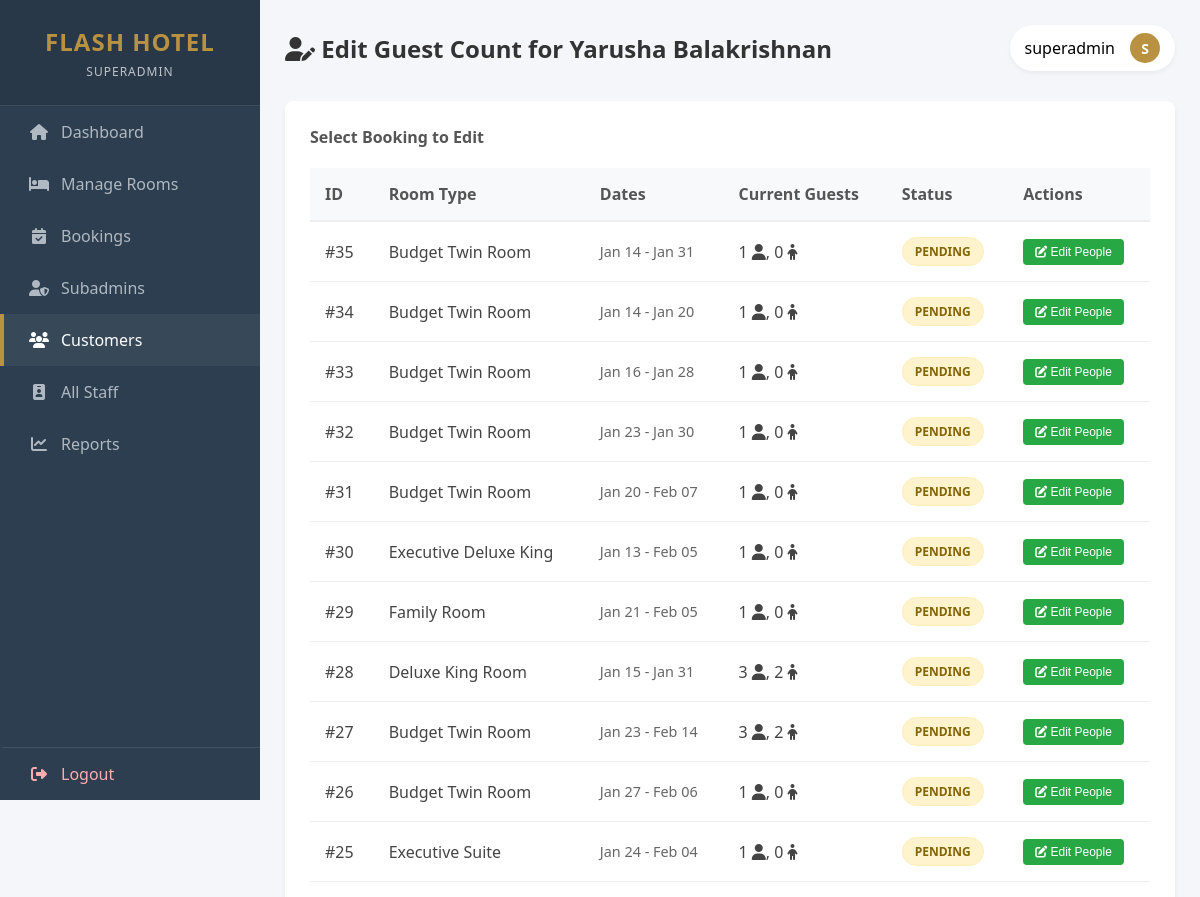
Page /edit_people.php?username=Yarusha (signed in, upper part) on the earlier database version.
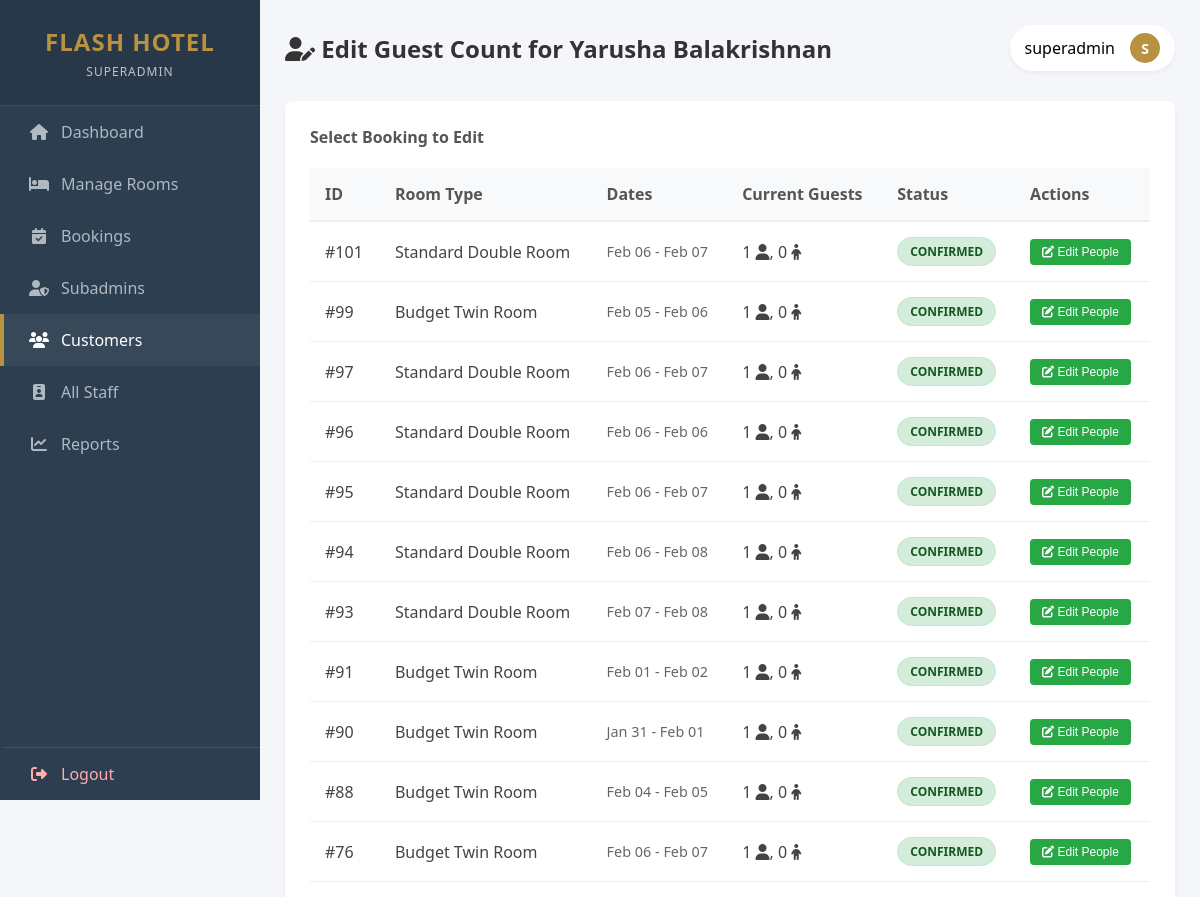
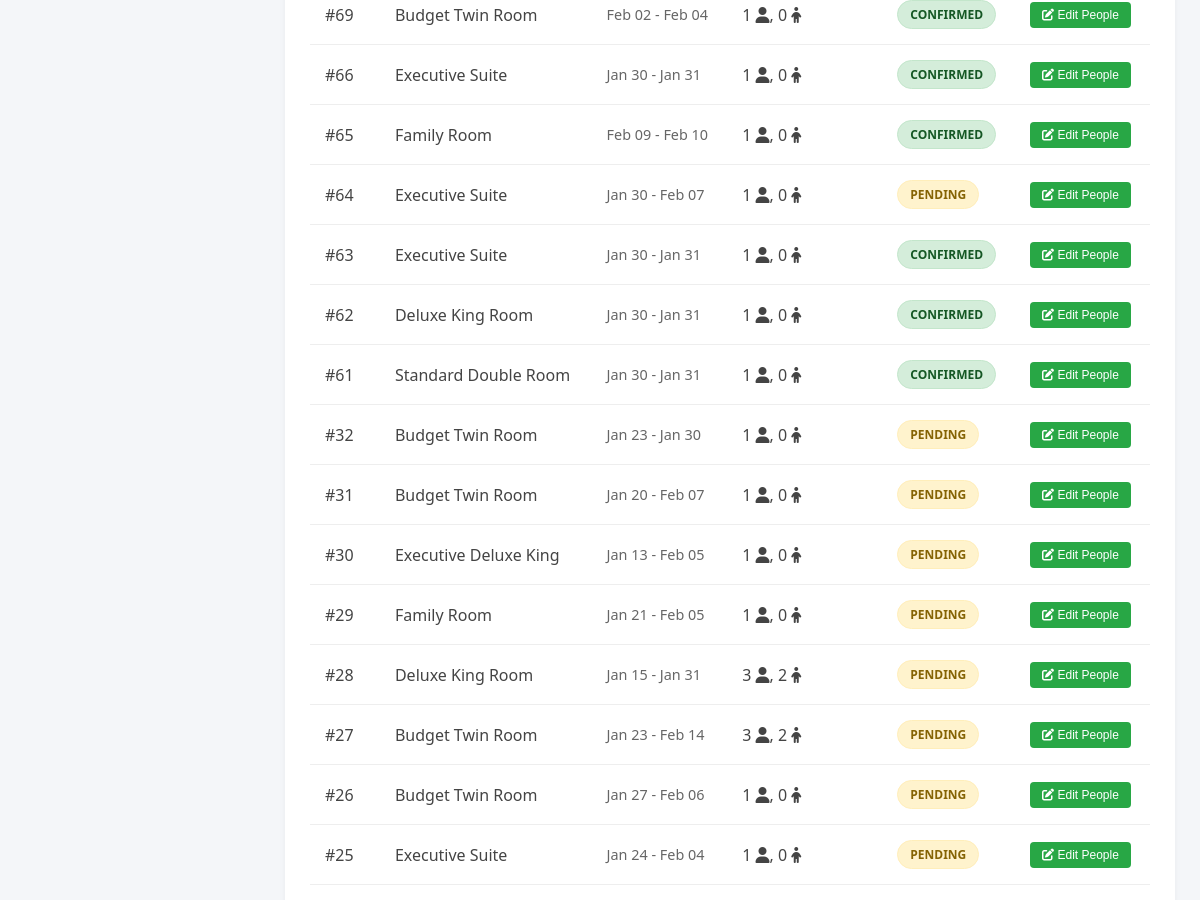
Same page on the later database version (2 pictures, top to bottom).
### tables this page shows
CREATE TABLE `bookings` (
  `id` int(11) NOT NULL,
  `customer_username` varchar(100) NOT NULL,
  `room_name` varchar(100) NOT NULL,
  `room_price` decimal(10,2) NOT NULL,
  `checkin` date NOT NULL,
  `checkout` date NOT NULL,
  `adults` int(11) NOT NULL DEFAULT 1,
  `children` int(11) NOT NULL DEFAULT 0,
  `total_price` decimal(10,2) NOT NULL,
  `payment_status` varchar(20) DEFAULT 'Pending',
  `created_at` timestamp NOT NULL DEFAULT current_timestamp()
);

### edit_people.php (the view, shortened to what this page needs)
<?php
require_once "db.php";
$adminName = $_SESSION["admin_name"];
$adminRole = $_SESSION["admin_role"];
$customer_username = isset($_GET['username']) ? trim($_GET['username']) : '';
$customer_sql = "SELECT * FROM customer WHERE username = ?";
$customer_stmt = $conn->prepare($customer_sql);
$customer_stmt->bind_param("s", $customer_username);
$customer_stmt->execute();
$customer_result = $customer_stmt->get_result();
$customer = $customer_result->fetch_assoc();
$bookings_sql = "SELECT * FROM bookings WHERE customer_username = ? ORDER BY created_at DESC";
$bookings_stmt = $conn->prepare($bookings_sql);
$bookings_stmt->bind_param("s", $customer_username);
$bookings_stmt->execute();
$bookings_result = $bookings_stmt->get_result();
?>
<!DOCTYPE html>
<html lang="en">
<head>
    <link rel="stylesheet" href="https://cdnjs.cloudflare.com/ajax/libs/font-awesome/6.4.0/css/all.min.css">
</head>
<body>
<div class="sidebar">
    <div class="brand">
        <h2>FLASH HOTEL</h2>
        <p class="role"><?php echo ucfirst($adminRole); ?></p>
    </div>
    <a href="dashboard.php"><i class="fas fa-home"></i> Dashboard</a>
    <a href="manage_rooms.php"><i class="fas fa-bed"></i> Manage Rooms</a>
    <a href="bookings.php"><i class="fas fa-calendar-check"></i> Bookings</a>
    <a href="manage_subadmins.php"><i class="fas fa-user-shield"></i> Subadmins</a>
    <a href="customers.php" class="active"><i class="fas fa-users"></i> Customers</a>
    <a href="manage_staff.php"><i class="fas fa-id-badge"></i> All Staff</a>
    <a href="reports.php"><i class="fas fa-chart-line"></i> Reports</a>
    <a href="logout.php" class="logout"><i class="fas fa-sign-out-alt"></i> Logout</a>
</div>
<div class="main-content">
    <div class="topbar">
        <h3><i class="fas fa-user-edit"></i> Edit Guest Count for <?php echo htmlspecialchars($customer['cust_name']); ?></h3>
        <div class="user-profile">
            <span><?php echo htmlspecialchars($adminName); ?></span>
            <div style="width:30px;height:30px;border-radius:50%;background:var(--accent);color:white;display:flex;align-items:center;justify-content:center;font-weight:bold;font-size:14px;">
                <?php echo strtoupper(substr($adminName, 0, 1)); ?>
            </div>
        </div>
    </div>
    <div class="form-box">
        <h4 style="margin: 0 0 20px 0; color: #555;">Select Booking to Edit</h4>
        <?php if ($bookings_result->num_rows > 0): ?>
            <table class="booking-table">
                <thead>
                    <tr>
                        <th>ID</th>
                        <th>Room Type</th>
                        <th>Dates</th>
                        <th>Current Guests</th>
                        <th>Status</th>
                        <th>Actions</th>
                    </tr>
                </thead>
                <tbody>
                    <?php while($booking = $bookings_result->fetch_assoc()):
                        $statusRaw = isset($booking['payment_status']) ? strtolower($booking['payment_status']) : 'pending';
                        $statusClass = 'status-pending';
                        if ($statusRaw == 'paid' || $statusRaw == 'confirmed') {
                            $statusClass = 'status-paid';
                        } elseif ($statusRaw == 'cancelled') {
                            $statusClass = 'status-cancelled';
                        }
                    ?>
                        <tr>
                            <td>#<?php echo $booking['id']; ?></td>
                            <td><?php echo htmlspecialchars($booking['room_name']); ?></td>
                            <td>
                                <div style="font-size: 0.9em; color: #666;">
                                    <?php echo date('M d', strtotime($booking['checkin'])); ?> - <?php echo date('M d', strtotime($booking['checkout'])); ?>
                                </div>
                            </td>
                            <td><?php echo $booking['adults']; ?> <i class="fas fa-user"></i>, <?php echo $booking['children']; ?> <i class="fas fa-child"></i></td>
                            <td>
                                <span class="status-badge <?php echo $statusClass; ?>">
                                    <?php echo htmlspecialchars($booking['payment_status'] ?? 'Pending'); ?>
                                </span>
                            </td>
                            <td>
                                <button onclick="editBooking(<?php echo $booking['id']; ?>, <?php echo $booking['adults']; ?>, <?php echo $booking['children']; ?>)" class="btn btn-success" style="padding: 6px 12px; font-size: 12px;">
                                    <i class="fas fa-edit"></i> Edit People
                                </button>
                            </td>
                        </tr>
                    <?php endwhile; ?>
                </tbody>
            </table>
        <?php endif; ?>
    </div>
</div>
</body>
</html>

Differences in the rows shown:
removed bookings: id "35", room_name "Budget Twin Room", checkin "Jan 14", checkout "Jan 31", adults "1", children "0", payment_status "PENDING"
removed bookings: id "34", room_name "Budget Twin Room", checkin "Jan 14", checkout "Jan 20", adults "1", children "0", payment_status "PENDING"
removed bookings: id "33", room_name "Budget Twin Room", checkin "Jan 16", checkout "Jan 28", adults "1", children "0", payment_status "PENDING"
added bookings: id "101", room_name "Standard Double Room", checkin "Feb 06", checkout "Feb 07", adults "1", children "0", payment_status "CONFIRMED"
added bookings: id "99", room_name "Budget Twin Room", checkin "Feb 05", checkout "Feb 06", adults "1", children "0", payment_status "CONFIRMED"
added bookings: id "97", room_name "Standard Double Room", checkin "Feb 06", checkout "Feb 07", adults "1", children "0", payment_status "CONFIRMED"
added bookings: id "96", room_name "Standard Double Room", checkin "Feb 06", checkout "Feb 06", adults "1", children "0", payment_status "CONFIRMED"
added bookings: id "95", room_name "Standard Double Room", checkin "Feb 06", checkout "Feb 07", adults "1", children "0", payment_status "CONFIRMED"
added bookings: id "94", room_name "Standard Double Room", checkin "Feb 06", checkout "Feb 08", adults "1", children "0", payment_status "CONFIRMED"
added bookings: id "93", room_name "Standard Double Room", checkin "Feb 07", checkout "Feb 08", adults "1", children "0", payment_status "CONFIRMED"
added bookings: id "91", room_name "Budget Twin Room", checkin "Feb 01", checkout "Feb 02", adults "1", children "0", payment_status "CONFIRMED"
added bookings: id "90", room_name "Budget Twin Room", checkin "Jan 31", checkout "Feb 01", adults "1", children "0", payment_status "CONFIRMED"
added bookings: id "88", room_name "Budget Twin Room", checkin "Feb 04", checkout "Feb 05", adults "1", children "0", payment_status "CONFIRMED"
added bookings: id "76", room_name "Budget Twin Room", checkin "Feb 06", checkout "Feb 07", adults "1", children "0", payment_status "CONFIRMED"
added bookings: id "69", room_name "Budget Twin Room", checkin "Feb 02", checkout "Feb 04", adults "1", children "0", payment_status "CONFIRMED"
added bookings: id "66", room_name "Executive Suite", checkin "Jan 30", checkout "Jan 31", adults "1", children "0", payment_status "CONFIRMED"
added bookings: id "65", room_name "Family Room", checkin "Feb 09", checkout "Feb 10", adults "1", children "0", payment_status "CONFIRMED"
added bookings: id "64", room_name "Executive Suite", checkin "Jan 30", checkout "Feb 07", adults "1", children "0", payment_status "PENDING"
added bookings: id "63", room_name "Executive Suite", checkin "Jan 30", checkout "Jan 31", adults "1", children "0", payment_status "CONFIRMED"
added bookings: id "62", room_name "Deluxe King Room", checkin "Jan 30", checkout "Jan 31", adults "1", children "0", payment_status "CONFIRMED"
added bookings: id "61", room_name "Standard Double Room", checkin "Jan 30", checkout "Jan 31", adults "1", children "0", payment_status "CONFIRMED"
